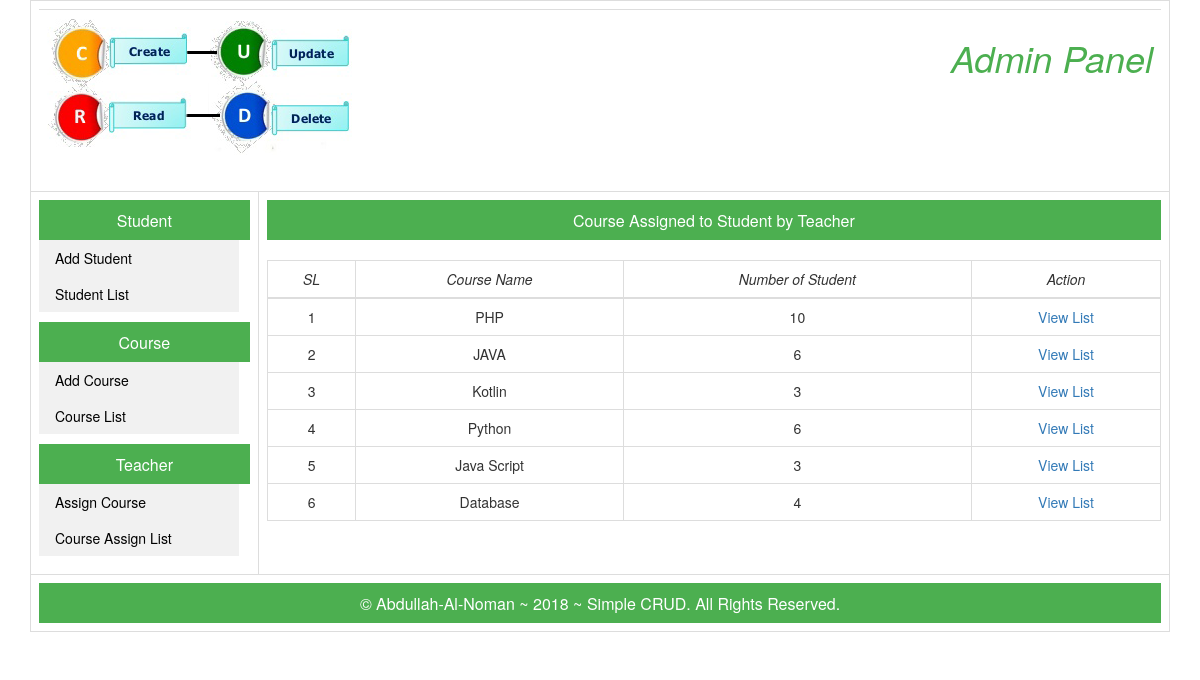
/admin/index.php?s=11, run on the app's committed database.
### tables this page shows
CREATE TABLE `courses` (
  `course_id` int(11) NOT NULL,
  `course_name` varchar(99) NOT NULL,
  `course_code` varchar(10) NOT NULL,
  `course_details` varchar(255) NOT NULL,
  `course_add_date` timestamp NOT NULL DEFAULT CURRENT_TIMESTAMP,
  `course_modified_date` datetime NOT NULL DEFAULT CURRENT_TIMESTAMP,
  `course_status` int(1) NOT NULL
);

### admin/course-assign-list.php (the view)
<?php
include("config.php");
$query = "SELECT course_name, count(student_id), course_id FROM courses NATURAL JOIN courses_student WHERE course_status ='1' GROUP BY course_id";
$stmt = $connection->query($query);
$results = $stmt->fetchAll(PDO::FETCH_ASSOC);
?>
<div align="center" class="headline">Course Assigned to Student by Teacher</div>
<br>
<table class="table table-bordered">
        <thead>
            <tr align="center">
                <td><i>SL</i></td>
                <td><i>Course Name</i></td>
                <td><i>Number of Student</i></td>
                <td><i>Action</i></td>
            </tr>
        </thead>
        <tbody>
        <?php
        $sl = 1;
        foreach ($results as $user){
        ?>
            <tr align="center" valign="middle">
                <td><?php echo $sl++?></td>
                <td><?php echo $user['course_name'] ?></td>
                <td><?php echo $user['count(student_id)'];?></td>
                <td>
    <a href="index.php?id=<?php echo $user['course_id'] ?>&s=12">View List</a>
                </td>
            </tr>
        <?php } ?>
        </tbody>
    </table>

### css/style.css (style rules this page uses)
.headline { font-size: 16px; padding: 10px 0 10px 0; height: 40px; background-color: #4CAF50; color: white; }

### data on the page
courses: course_name "PHP", count "10"
courses: course_name "JAVA", count "6"
courses: course_name "Kotlin", count "3"
courses: course_name "Python", count "6"
courses: course_name "Java Script", count "3"
courses: course_name "Database", count "4"
